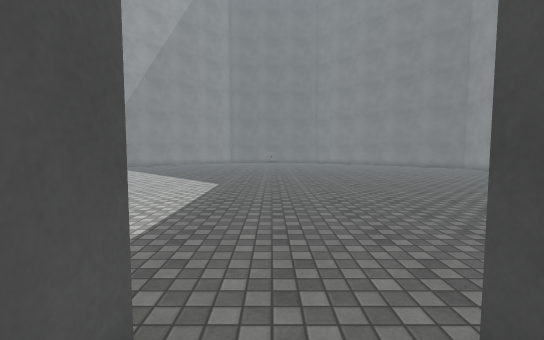
[1] (above)

16 first-person views from a walk through a Unity game level. The camera is 1.4 m above the floor, tilts 4° down and sees 90° across. The floor is counted in squares, 1 m on a side. Each view is taken from the middle of a square. On the plan, view 1 faces up. The plan holds only what a view shows up to about 13 squares ahead; the rest is blank. Some animated figures are not drawn. Door leaves are left out, so doorways stand open. Surface patterns are stand-ins for the level's own textures.

[2]
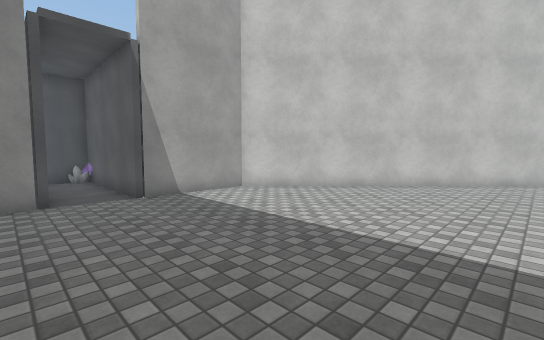

[3]
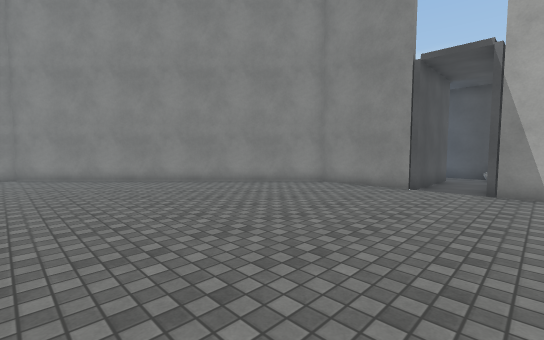

[4]
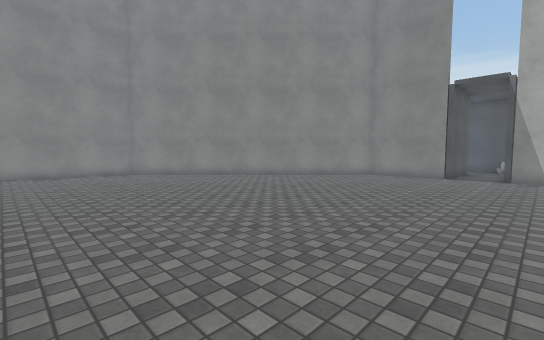

[5]
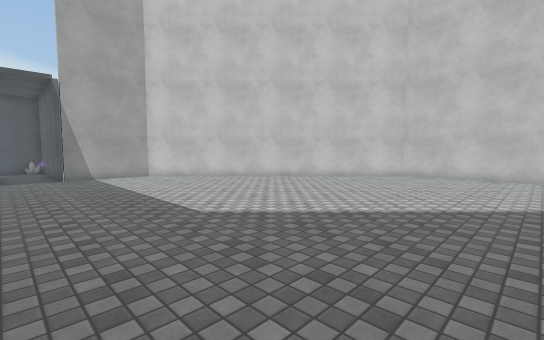

[6]
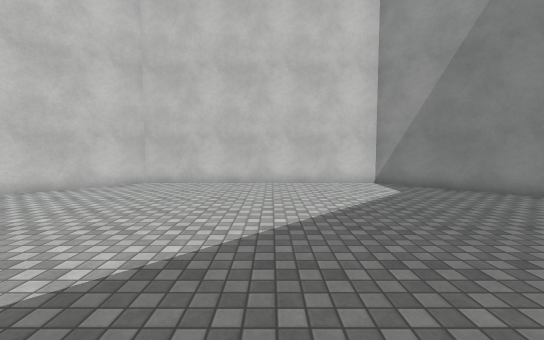

[7]
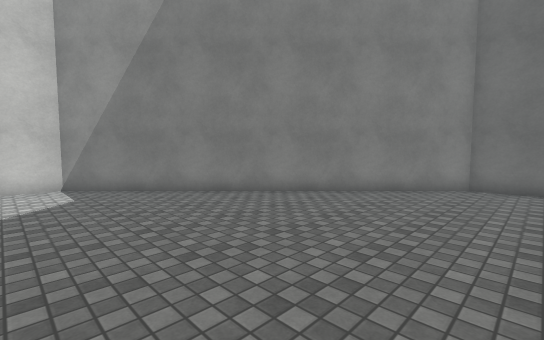

[8]
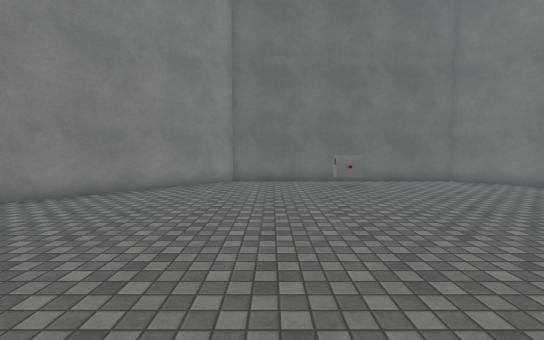

[9]
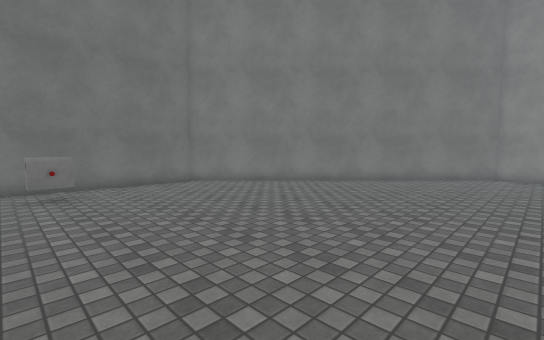

[10]
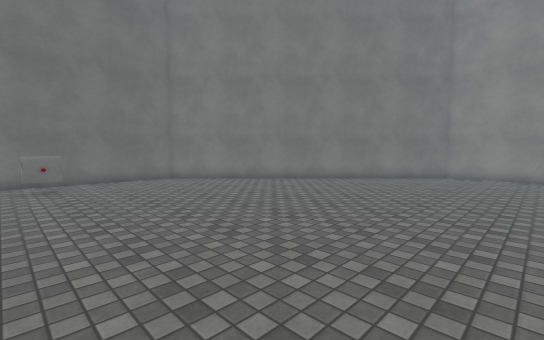

[11]
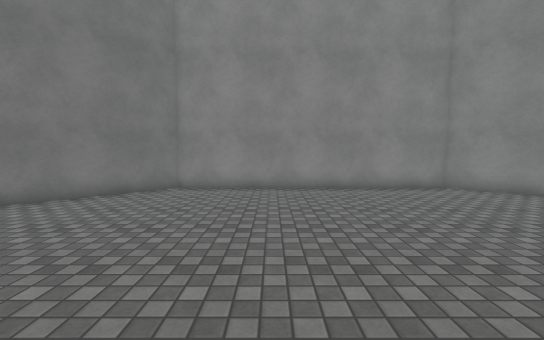

[12]
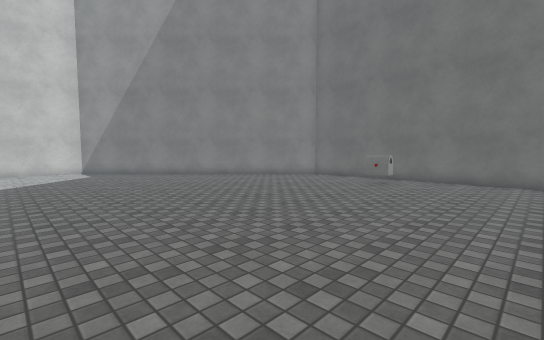

[13]
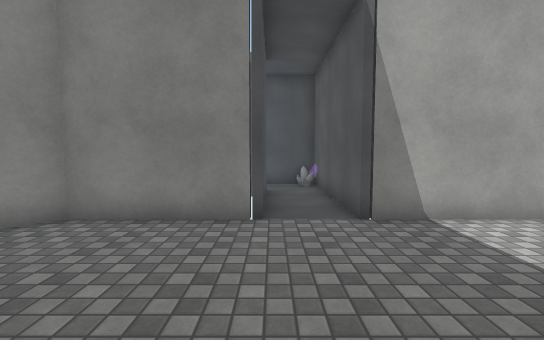

[14]
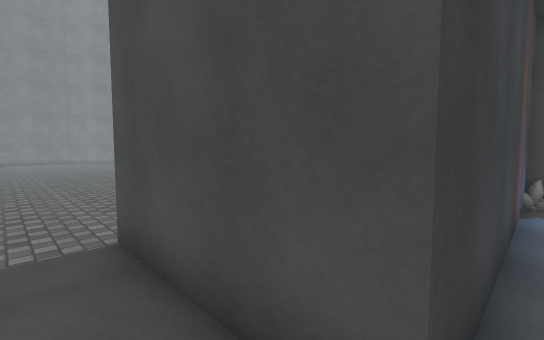

[15]
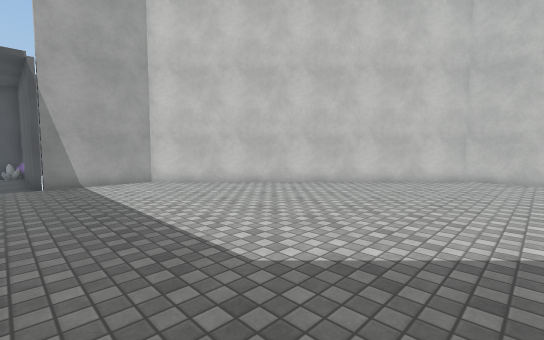

[16]
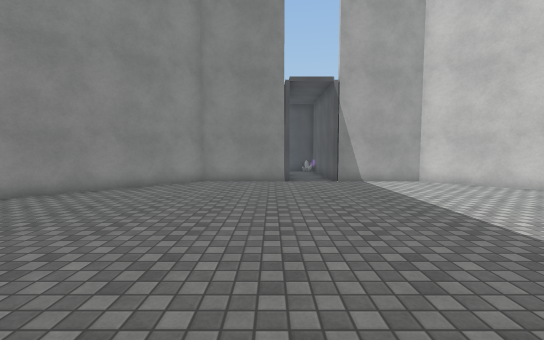

### Floor plan
Points are (right, up) in squares from view 1. A wall is a line through its corners. A room is listed if a view was taken in it or the views show most of it. See-through windows are left out.
Room 1 (views 1, 14)
walls: (9.2, -2.7) (1.2, -2.7) (1.2, 1.5); (-0.8, 1.5) (-0.8, -4.5) (1.2, -4.5)
ways out: open door at (0.5, 1) to room 2
objects: other object (0, -4)
Room 2 (views 2, 3, 4, 5, 6, 7, 8, 9, 10, 11, 12, 13, 15, 16)
walls: (0.5, 29.4) (-0.6, 29.4); (1.2, 1.5) (5.2, 1.5) (15.2, 11.5) (15.2, 21.5) (5.2, 31.5) (-4.8, 31.5) (-14.8, 21.5) (-14.8, 11.5) (-4.8, 1.5) (-0.8, 1.5)
ways out: open door at (0.5, 1) to room 1
objects: other object (0, 29)

Positions as (right, up) in squares from view 1, and headings:
1: (0, 0), facing up
2: (2, 10), facing down-left
3: (-2, 12), facing down-right
4: (-2, 17), facing down-right
5: (1, 17), facing down-left
6: (-3, 17), facing left
7: (-3, 20), facing up-left
8: (-3, 19), facing up
9: (-1, 20), facing up-right
10: (-1, 18), facing up-right
11: (5, 18), facing right
12: (5, 18), facing up-left
13: (1, 7), facing down
14: (0, -3), facing up-right
15: (0, 14), facing down-left
16: (2, 14), facing down
